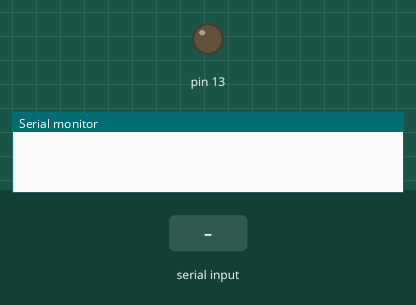
Bench run of a sketch on a simulated Arduino Uno, built with avr-gcc and run on an emulated ATmega328P. Shown: output pins drawn as LEDs (lit = HIGH), the last lines printed to the serial monitor. The test bench sets the inputs (shaded band).

Above: at 1.2 s.
1.3 s: "1" received over Serial
At 2.0 s:
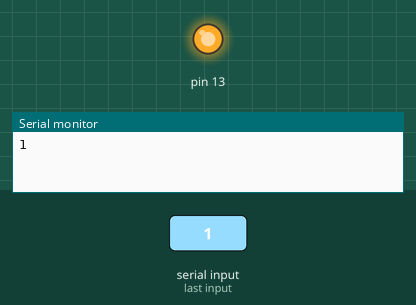
2.8 s: "0" received over Serial
At 3.2 s:
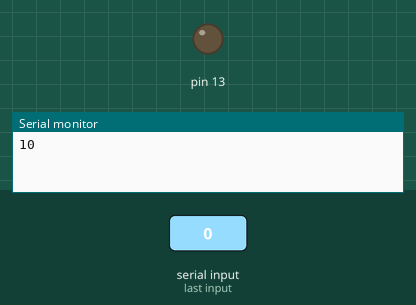
Timing chart, 0 to 5.8 s (numbered marks = the images above; inputs shaded):
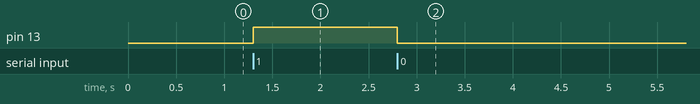

The sketch:

arduinopythonintegration.ino
```cpp
char serialData;


void setup() {
  pinMode(13, OUTPUT);
  Serial.begin(9600);
  // put your setup code here, to run once:

}

void loop() {
  if(Serial.available() > 0){
    serialData = Serial.read();
    Serial.print(serialData);

    if(serialData == '1'){
      digitalWrite(13, HIGH);}
    else if(serialData != '1'){
        digitalWrite(13, LOW);}
    }
}
  // put your main code here, to run repeatedly:
```

Measured:
- after the input at 1.3 s, pin 13: LOW → HIGH at once
- after the input at 2.8 s, pin 13: HIGH → LOW at once
